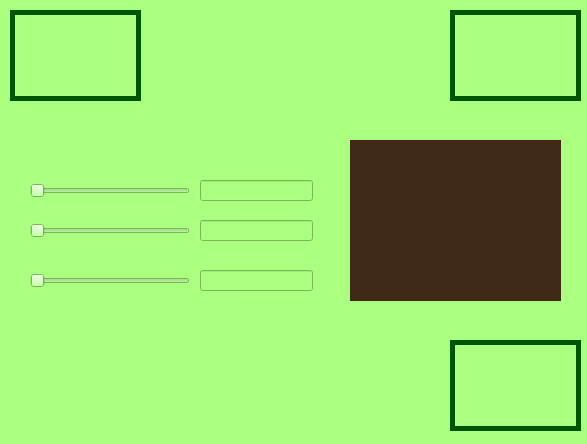
<?xml version="1.0" encoding="UTF-8"?>
<ui version="4.0">
 <class>MainWindow</class>
 <widget class="QMainWindow" name="MainWindow">
  <property name="geometry">
   <rect>
    <x>0</x>
    <y>0</y>
    <width>587</width>
    <height>444</height>
   </rect>
  </property>
  <property name="windowTitle">
   <string>MainWindow</string>
  </property>
  <property name="styleSheet">
   <string notr="true">background-color: rgb(170, 255, 127);</string>
  </property>
  <widget class="QWidget" name="centralwidget">
   <widget class="QLabel" name="label">
    <property name="geometry">
     <rect>
      <x>10</x>
      <y>10</y>
      <width>131</width>
      <height>91</height>
     </rect>
    </property>
    <property name="styleSheet">
     <string notr="true">border: 5px solid ;
border-color: rgb(0, 85, 0);</string>
    </property>
    <property name="text">
     <string/>
    </property>
    <property name="pixmap">
     <pixmap resource="../recursos.qrc">:/Logos/Imagenes/logo uat.jpg</pixmap>
    </property>
    <property name="scaledContents">
     <bool>true</bool>
    </property>
   </widget>
   <widget class="QLabel" name="label_2">
    <property name="geometry">
     <rect>
      <x>450</x>
      <y>10</y>
      <width>131</width>
      <height>91</height>
     </rect>
    </property>
    <property name="styleSheet">
     <string notr="true">border: 5px solid ;
border-color: rgb(0, 85, 0);</string>
    </property>
    <property name="text">
     <string/>
    </property>
    <property name="pixmap">
     <pixmap resource="../recursos.qrc">:/Logos/Imagenes/logo fians.jpg</pixmap>
    </property>
    <property name="scaledContents">
     <bool>true</bool>
    </property>
   </widget>
   <widget class="QLabel" name="label_3">
    <property name="geometry">
     <rect>
      <x>450</x>
      <y>340</y>
      <width>131</width>
      <height>91</height>
     </rect>
    </property>
    <property name="styleSheet">
     <string notr="true">border: 5px solid ;
border-color: rgb(0, 85, 0);</string>
    </property>
    <property name="text">
     <string/>
    </property>
    <property name="pixmap">
     <pixmap resource="../recursos.qrc">:/Logos/Imagenes/equipo.jpeg</pixmap>
    </property>
    <property name="scaledContents">
     <bool>true</bool>
    </property>
   </widget>
   <widget class="QLabel" name="colores">
    <property name="geometry">
     <rect>
      <x>350</x>
      <y>140</y>
      <width>211</width>
      <height>161</height>
     </rect>
    </property>
    <property name="styleSheet">
     <string notr="true">background-color: rgb(63, 40, 21);</string>
    </property>
    <property name="text">
     <string/>
    </property>
    <property name="scaledContents">
     <bool>false</bool>
    </property>
   </widget>
   <widget class="QSlider" name="txtB_2">
    <property name="geometry">
     <rect>
      <x>30</x>
      <y>180</y>
      <width>160</width>
      <height>21</height>
     </rect>
    </property>
    <property name="orientation">
     <enum>Qt::Horizontal</enum>
    </property>
   </widget>
   <widget class="QSlider" name="txtG_2">
    <property name="geometry">
     <rect>
      <x>30</x>
      <y>220</y>
      <width>160</width>
      <height>21</height>
     </rect>
    </property>
    <property name="orientation">
     <enum>Qt::Horizontal</enum>
    </property>
   </widget>
   <widget class="QSlider" name="txtR_2">
    <property name="geometry">
     <rect>
      <x>30</x>
      <y>270</y>
      <width>160</width>
      <height>21</height>
     </rect>
    </property>
    <property name="orientation">
     <enum>Qt::Horizontal</enum>
    </property>
   </widget>
   <widget class="QLineEdit" name="txtB">
    <property name="geometry">
     <rect>
      <x>200</x>
      <y>180</y>
      <width>113</width>
      <height>21</height>
     </rect>
    </property>
   </widget>
   <widget class="QLineEdit" name="txtG">
    <property name="geometry">
     <rect>
      <x>200</x>
      <y>220</y>
      <width>113</width>
      <height>21</height>
     </rect>
    </property>
   </widget>
   <widget class="QLineEdit" name="txtR">
    <property name="geometry">
     <rect>
      <x>200</x>
      <y>270</y>
      <width>113</width>
      <height>21</height>
     </rect>
    </property>
   </widget>
  </widget>
 </widget>
 <resources>
  <include location="../recursos.qrc"/>
 </resources>
 <connections/>
</ui>
